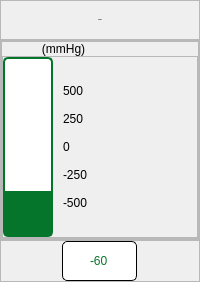
                   <widget class="QFrame" name="dpsensor">
                    <property name="minimumSize">
                     <size>
                      <width>0</width>
                      <height>0</height>
                     </size>
                    </property>
                    <property name="frameShape">
                     <enum>QFrame::NoFrame</enum>
                    </property>
                    <property name="frameShadow">
                     <enum>QFrame::Raised</enum>
                    </property>
                    <layout class="QVBoxLayout" name="verticalLayout_30">
                     <property name="spacing">
                      <number>0</number>
                     </property>
                     <property name="leftMargin">
                      <number>0</number>
                     </property>
                     <property name="topMargin">
                      <number>0</number>
                     </property>
                     <property name="rightMargin">
                      <number>0</number>
                     </property>
                     <property name="bottomMargin">
                      <number>0</number>
                     </property>
                     <item>
                      <widget class="QFrame" name="frame_11">
                       <property name="frameShape">
                        <enum>QFrame::StyledPanel</enum>
                       </property>
                       <property name="frameShadow">
                        <enum>QFrame::Raised</enum>
                       </property>
                       <layout class="QHBoxLayout" name="horizontalLayout_8">
                        <item>
                         <widget class="QLabel" name="s1_label_9">
                          <property name="minimumSize">
                           <size>
                            <width>100</width>
                            <height>20</height>
                           </size>
                          </property>
                          <property name="maximumSize">
                           <size>
                            <width>16777215</width>
                            <height>20</height>
                           </size>
                          </property>
                          <property name="font">
                           <font>
                            <family>Roboto</family>
                            <pointsize>-1</pointsize>
                            <weight>75</weight>
                            <italic>false</italic>
                            <bold>true</bold>
                           </font>
                          </property>
                          <property name="styleSheet">
                           <string notr="true">font: bold 26px &quot;Roboto&quot;;</string>
                          </property>
                          <property name="text">
                           <string>D.Press</string>
                          </property>
                          <property name="alignment">
                           <set>Qt::AlignCenter</set>
                          </property>
                         </widget>
                        </item>
                       </layout>
                      </widget>
                     </item>
                     <item>
                      <widget class="QFrame" name="frame_12">
                       <property name="frameShape">
                        <enum>QFrame::StyledPanel</enum>
                       </property>
                       <property name="frameShadow">
                        <enum>QFrame::Raised</enum>
                       </property>
                       <layout class="QVBoxLayout" name="verticalLayout_7">
                        <property name="spacing">
                         <number>0</number>
                        </property>
                        <property name="leftMargin">
                         <number>0</number>
                        </property>
                        <property name="topMargin">
                         <number>0</number>
                        </property>
                        <property name="rightMargin">
                         <number>0</number>
                        </property>
                        <property name="bottomMargin">
                         <number>0</number>
                        </property>
                        <item>
                         <widget class="QFrame" name="frame_13">
                          <property name="frameShape">
                           <enum>QFrame::StyledPanel</enum>
                          </property>
                          <property name="frameShadow">
                           <enum>QFrame::Raised</enum>
                          </property>
                          <layout class="QVBoxLayout" name="verticalLayout_8">
                           <property name="spacing">
                            <number>0</number>
                           </property>
                           <property name="leftMargin">
                            <number>0</number>
                           </property>
                           <property name="topMargin">
                            <number>0</number>
                           </property>
                           <property name="rightMargin">
                            <number>0</number>
                           </property>
                           <property name="bottomMargin">
                            <number>0</number>
                           </property>
                           <item>
                            <widget class="QLabel" name="label_6">
                             <property name="styleSheet">
                              <string notr="true">font : 16px &quot;Roboto&quot;</string>
                             </property>
                             <property name="text">
                              <string>            (mmHg)</string>
                             </property>
                            </widget>
                           </item>
                           <item>
                            <widget class="QFrame" name="frame_14">
                             <property name="frameShape">
                              <enum>QFrame::StyledPanel</enum>
                             </property>
                             <property name="frameShadow">
                              <enum>QFrame::Raised</enum>
                             </property>
                             <layout class="QHBoxLayout" name="horizontalLayout_9">
                              <property name="spacing">
                               <number>10</number>
                              </property>
                              <property name="leftMargin">
                               <number>0</number>
                              </property>
                              <property name="topMargin">
                               <number>0</number>
                              </property>
                              <property name="rightMargin">
                               <number>0</number>
                              </property>
                              <property name="bottomMargin">
                               <number>0</number>
                              </property>
                              <item>
                               <widget class="QProgressBar" name="s1_bar_7">
                                <property name="sizePolicy">
                                 <sizepolicy hsizetype="Preferred" vsizetype="Preferred">
                                  <horstretch>0</horstretch>
                                  <verstretch>0</verstretch>
                                 </sizepolicy>
                                </property>
                                <property name="minimumSize">
                                 <size>
                                  <width>50</width>
                                  <height>180</height>
                                 </size>
                                </property>
                                <property name="maximumSize">
                                 <size>
                                  <width>50</width>
                                  <height>180</height>
                                 </size>
                                </property>
                                <property name="contextMenuPolicy">
                                 <enum>Qt::DefaultContextMenu</enum>
                                </property>
                                <property name="layoutDirection">
                                 <enum>Qt::LeftToRight</enum>
                                </property>
                                <property name="autoFillBackground">
                                 <bool>false</bool>
                                </property>
                                <property name="styleSheet">
                                 <string notr="true">QProgressBar {
    text-align: center;
	background: #FFFFFF;
	border: 2px solid #06752C;
	box-sizing: border-box;
	border-radius: 5px;
}
QProgressBar::chunk {
    background: #06752C;
}</string>
                                </property>
                                <property name="minimum">
                                 <number>-500</number>
                                </property>
                                <property name="maximum">
                                 <number>500</number>
                                </property>
                                <property name="value">
                                 <number>-250</number>
                                </property>
                                <property name="alignment">
                                 <set>Qt::AlignRight|Qt::AlignTrailing|Qt::AlignVCenter</set>
                                </property>
                                <property name="textVisible">
                                 <bool>false</bool>
                                </property>
                                <property name="orientation">
                                 <enum>Qt::Vertical</enum>
                                </property>
                                <property name="invertedAppearance">
                                 <bool>false</bool>
                                </property>
                                <property name="textDirection">
                                 <enum>QProgressBar::BottomToTop</enum>
                                </property>
                                <property name="format">
                                 <string>%v</string>
                                </property>
                               </widget>
                              </item>
                              <item>
                               <widget class="QLabel" name="label_7">
                                <property name="styleSheet">
                                 <string notr="true">font : 16px &quot;Roboto&quot;</string>
                                </property>
                                <property name="text">
                                 <string>500

250

0

-250

-500</string>
                                </property>
                                <property name="alignment">
                                 <set>Qt::AlignLeading|Qt::AlignLeft|Qt::AlignVCenter</set>
                                </property>
                               </widget>
                              </item>
                             </layout>
                            </widget>
                           </item>
                          </layout>
                         </widget>
                        </item>
                       </layout>
                      </widget>
                     </item>
                     <item>
                      <widget class="QFrame" name="frame_15">
                       <property name="frameShape">
                        <enum>QFrame::StyledPanel</enum>
                       </property>
                       <property name="frameShadow">
                        <enum>QFrame::Raised</enum>
                       </property>
                       <layout class="QHBoxLayout" name="horizontalLayout_10">
                        <property name="spacing">
                         <number>0</number>
                        </property>
                        <property name="leftMargin">
                         <number>0</number>
                        </property>
                        <property name="topMargin">
                         <number>0</number>
                        </property>
                        <property name="rightMargin">
                         <number>0</number>
                        </property>
                        <property name="bottomMargin">
                         <number>0</number>
                        </property>
                        <item>
                         <widget class="QLineEdit" name="pdval_edit">
                          <property name="sizePolicy">
                           <sizepolicy hsizetype="Preferred" vsizetype="Preferred">
                            <horstretch>0</horstretch>
                            <verstretch>0</verstretch>
                           </sizepolicy>
                          </property>
                          <property name="minimumSize">
                           <size>
                            <width>75</width>
                            <height>40</height>
                           </size>
                          </property>
                          <property name="maximumSize">
                           <size>
                            <width>75</width>
                            <height>40</height>
                           </size>
                          </property>
                          <property name="styleSheet">
                           <string notr="true">background: #FFFFFF;
border: 1px solid #000000;
border-radius: 5px;
font:  bold 16px &quot;Roboto&quot;;
color : #06752C;</string>
                          </property>
                          <property name="text">
                           <string>-60</string>
                          </property>
                          <property name="alignment">
                           <set>Qt::AlignCenter</set>
                          </property>
                         </widget>
                        </item>
                       </layout>
                      </widget>
                     </item>
                    </layout>
                   </widget>
